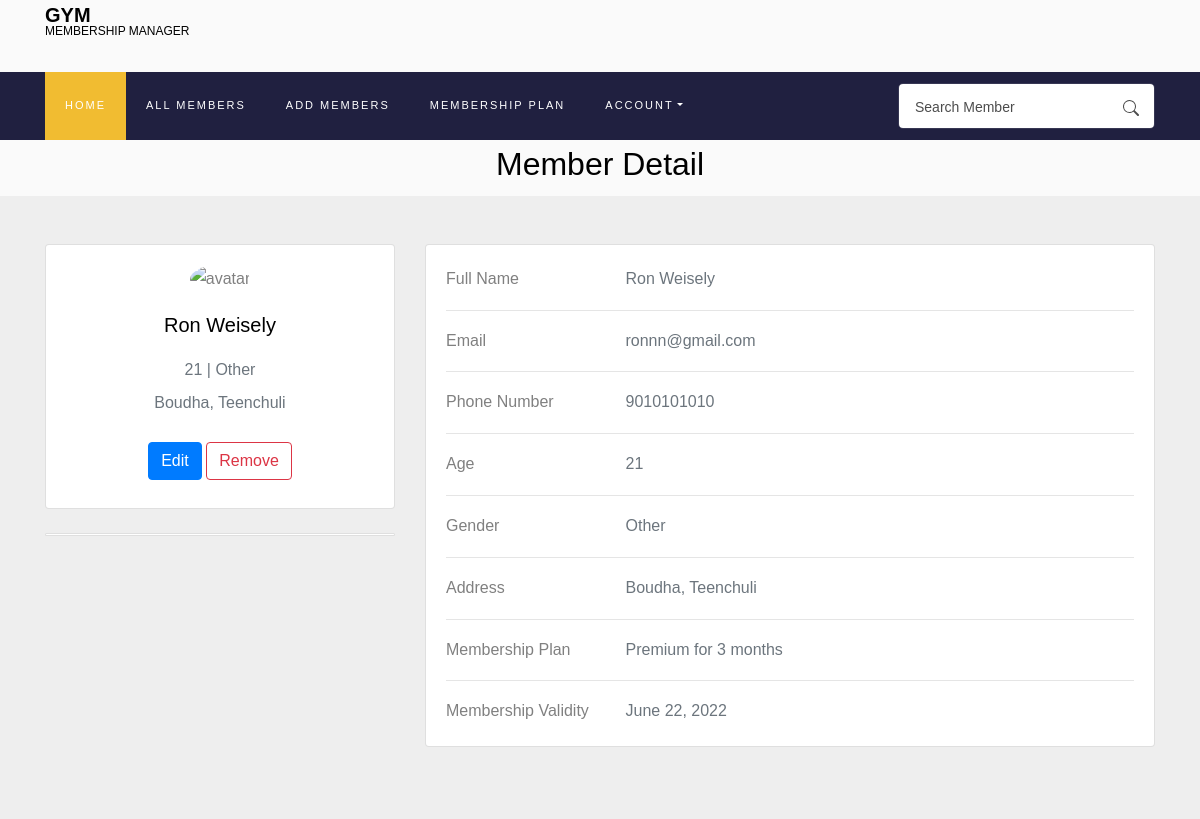
/member/8 (signed in), run on the app's committed database.
### Membership/models.py (models this page shows, shortened)
class Members(models.Model):
    gym_owner = models.ForeignKey(
        User, on_delete=models.CASCADE, related_name='gym_owner', default=None)
    first_name = models.CharField(max_length=100, blank=False)
    last_name = models.CharField(max_length=100, blank=False)
    email = models.EmailField(max_length=100, blank=False)
    age = models.IntegerField(blank=False)
    gender = models.CharField(max_length=10, blank=False)
    phone_number = models.CharField(max_length=20, blank=False)
    address = models.CharField(max_length=100, blank=False)
    membership = models.ForeignKey(
        Membership, on_delete=models.CASCADE, related_name='membership')
    validity = models.DateField()

class Membership(models.Model):
    user = models.ForeignKey(
        User, on_delete=models.CASCADE, related_name='owner')
    membership_type = models.CharField(max_length=100, blank=False)
    membership_price = models.IntegerField(blank=False)
    membership_duration = models.CharField(max_length=20, blank=False)
    def __str__(self):
        return f"{self.membership_type} for {self.membership_duration}"

### Membership/views.py (the view)
# urls.py: path("member/<int:id>", views.member_detail, name='member-detail'),
def member_detail(request, id):
    template = "Membership/member-detail.html"
    member = Members.objects.get(pk=id)
    return render(request, template, {
        'member': member
    })

### Membership/forms.py
class SearchForm(forms.Form):
    search = forms.CharField(label='',max_length=100,widget=forms.TextInput(attrs={
        'class':'form-control pl-3',
        'placeholder': 'Search Member',
    }))

### Membership/utils.py (called while the page is built)
def inject_form(request):
    return {'searchform': SearchForm()}

### Membership/templates/Membership/member-detail.html (shortened to what this page needs)
{% extends "Membership/layout.html" %}
{% load static %}
{% block body %}
<h2 style="text-align: center;" id="head">Member Detail</h2>
{% if user.is_authenticated %}
<section style="background-color: #eee;">
    <div class="container py-5">
      <div class="row" id="container-body">
        <div class="col-lg-4" id="card-profile" >
          <div class="card mb-4">
            <div class="card-body text-center">
              <img src="https://mdbcdn.b-cdn.net/img/Photos/new-templates/bootstrap-chat/ava3.webp" alt="avatar"
                class="rounded-circle img-fluid" style="width: 150px;">
              <h5 class="my-3">{{member.first_name}} {{member.last_name}}</h5>
              <p class="text-muted mb-1">{{member.age}} | {{member.gender}}</p>
              <p class="text-muted mb-4">{{member.address}}</p>
              <div class="justify-content-center mb-2">
                <button type="button" class="btn btn-primary" id="edit-member" data-id="{{member.id}}">Edit</button>
                <a type="button" class="btn btn-outline-danger ms-1" href="{% url 'remove' member.id %}" >Remove</a>
              </div>
            </div>
          </div>
          <div class="card mb-4 mb-lg-0">
            <div class="card-body p-0">
            </div>
          </div>
        </div>
        <div class="col-lg-8">
          <div class="card mb-4">
            <div class="card-body">
                <div id="member-details" >
              <div class="row">
                <div class="col-sm-3">
                  <p class="mb-0">Full Name</p>
                </div>
                <div class="col-sm-9">
                  <p class="text-muted mb-0">{{member.first_name}} {{member.last_name}}</p>
                </div>
              </div>
              <hr>
              <div class="row">
                <div class="col-sm-3">
                  <p class="mb-0">Email</p>
                </div>
                <div class="col-sm-9">
                  <p class="text-muted mb-0" id="member-email">{{member.email}}</p>
                </div>
              </div>
              <hr>
              <div class="row">
                <div class="col-sm-3">
                  <p class="mb-0">Phone Number</p>
                </div>
                <div class="col-sm-9">
                  <p class="text-muted mb-0" id="member-phone">{{member.phone_number}}</p>
                </div>
              </div>
              <hr>
              <div class="row">
                <div class="col-sm-3">
                  <p class="mb-0">Age</p>
                </div>
                <div class="col-sm-9">
                  <p class="text-muted mb-0" id="member-age">{{member.age}}</p>
                </div>
              </div>
              <hr>
              <div class="row">
                <div class="col-sm-3">
                  <p class="mb-0">Gender</p>
                </div>
                <div class="col-sm-9">
                  <p class="text-muted mb-0">{{member.gender}}</p>
                </div>
              </div>
              <hr>
              <div class="row">
                <div class="col-sm-3">
                  <p class="mb-0">Address</p>
                </div>
                <div class="col-sm-9">
                  <p class="text-muted mb-0" id="member-address">{{member.address}}</p>
                </div>
              </div>
              <hr>
              <div class="row">
                <div class="col-sm-3">
                  <p class="mb-0">Membership Plan</p>
                </div>
                <div class="col-sm-9">
                  <p class="text-muted mb-0" id="member-plan">{{member.membership}}</p>
                </div>
              </div>
              <hr>
              <div class="row">
                <div class="col-sm-3">
                  <p class="mb-0">Membership Validity</p>
                </div>
                <div class="col-sm-9">
                  <p class="text-muted mb-0">{{member.validity}}</p>
                </div>
              </div>
              </div>
            </div>
          </div>
        </div>
      </div>
    </div>
  </section>
{% endif %}
{% endblock %}

### data on the page
Members: first_name "Ron", last_name "Weisely", age "21", gender "Other", address "Boudha, Teenchuli", email "ronnn@gmail.com", phone_number "9010101010", membership "Premium for 3 months", validity "June 22, 2022"
